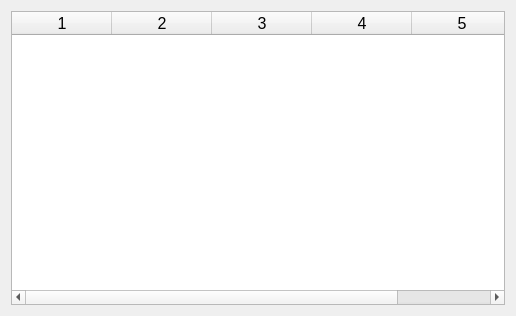
<?xml version="1.0" encoding="UTF-8"?>
<ui version="4.0">
 <class>PaymentDetailsDialog</class>
 <widget class="QDialog" name="PaymentDetailsDialog">
  <property name="geometry">
   <rect>
    <x>0</x>
    <y>0</y>
    <width>516</width>
    <height>316</height>
   </rect>
  </property>
  <property name="windowTitle">
   <string>Dialog</string>
  </property>
  <layout class="QVBoxLayout" name="verticalLayout">
   <item>
    <widget class="QTableWidget" name="tableWidget">
     <property name="font">
      <font>
       <pointsize>12</pointsize>
      </font>
     </property>
     <property name="columnCount">
      <number>5</number>
     </property>
     <column/>
     <column/>
     <column/>
     <column/>
     <column/>
    </widget>
   </item>
  </layout>
 </widget>
 <resources/>
 <connections/>
</ui>
